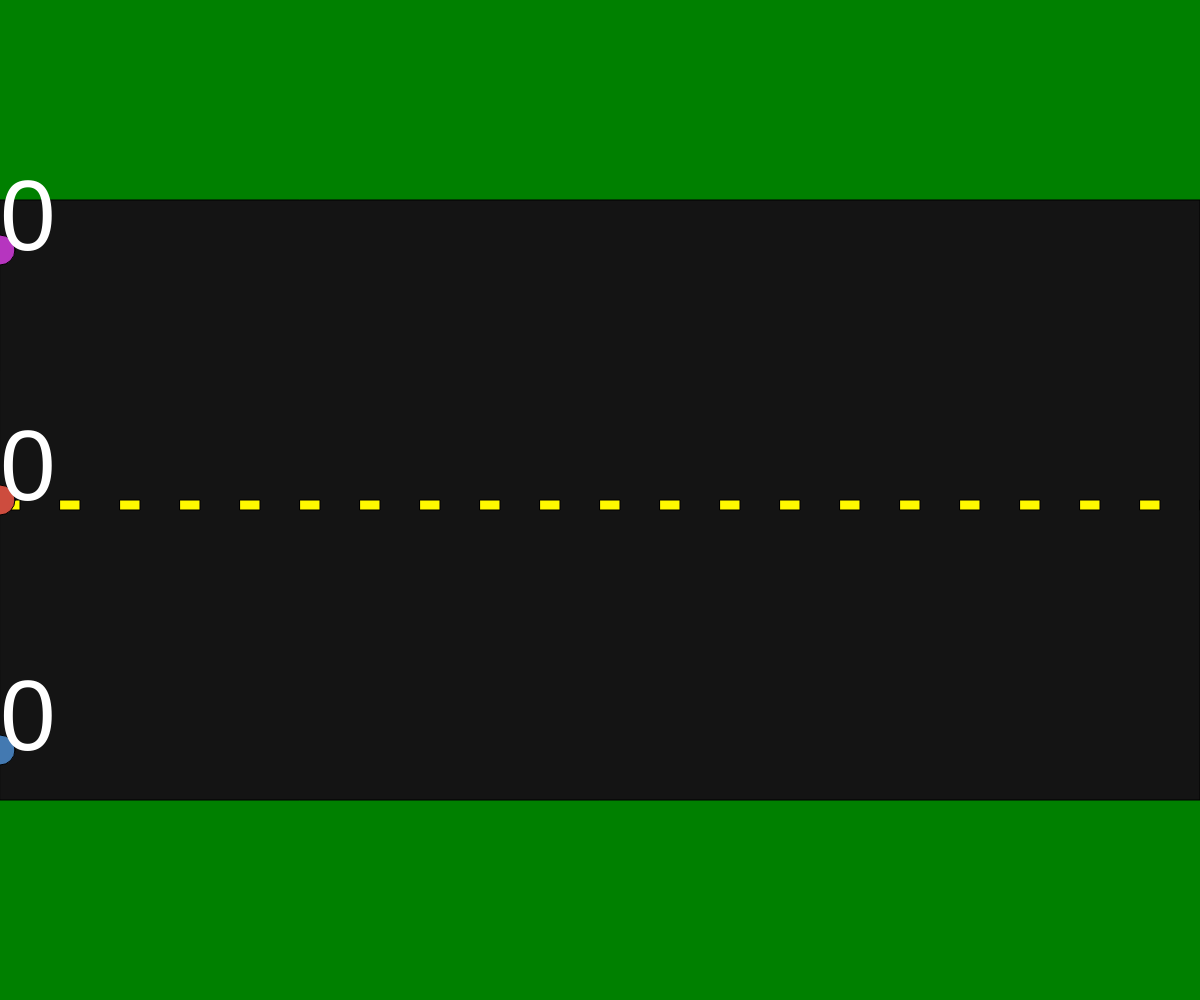
Frame 1 (no input)
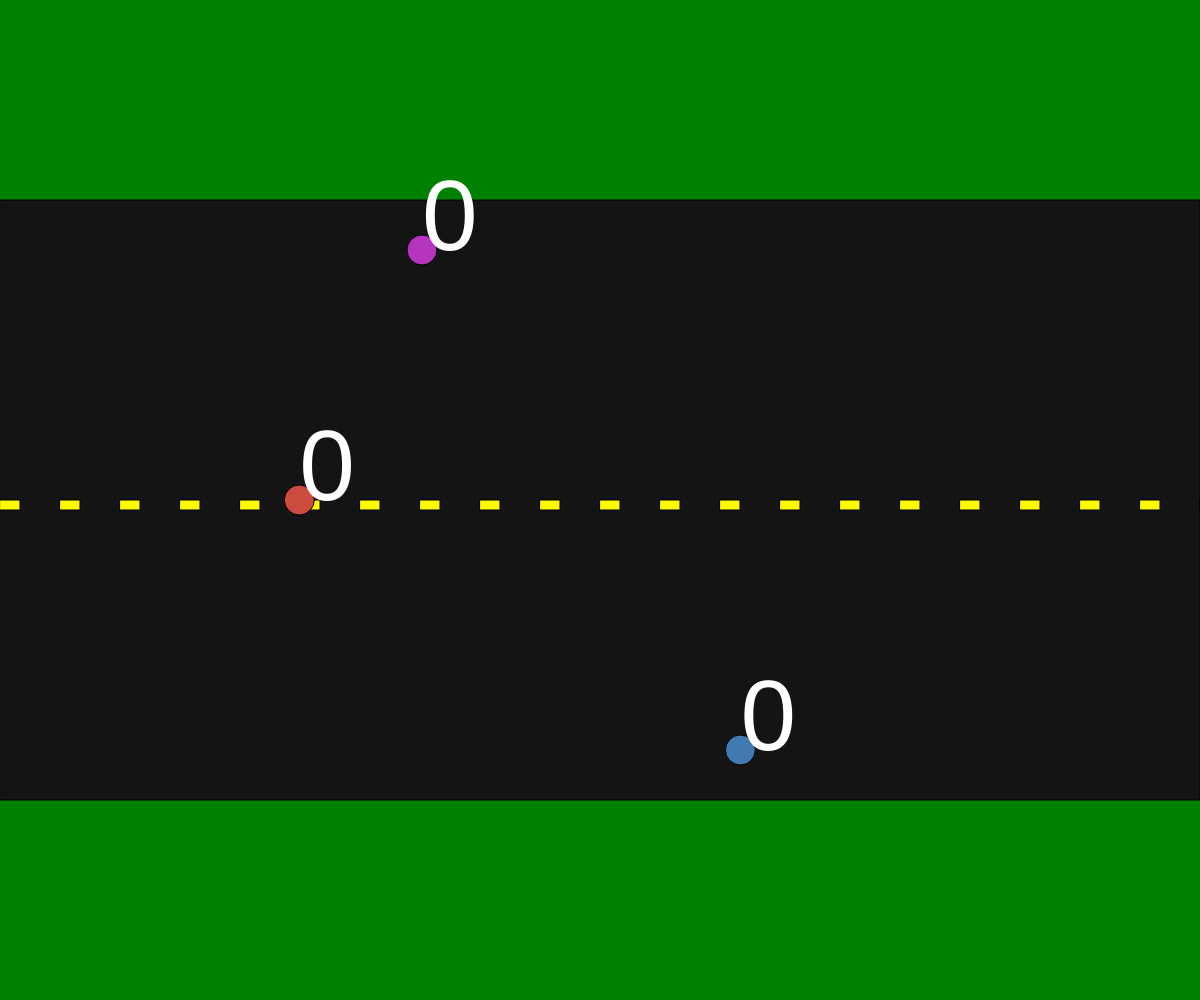
Frame 60 (no input)
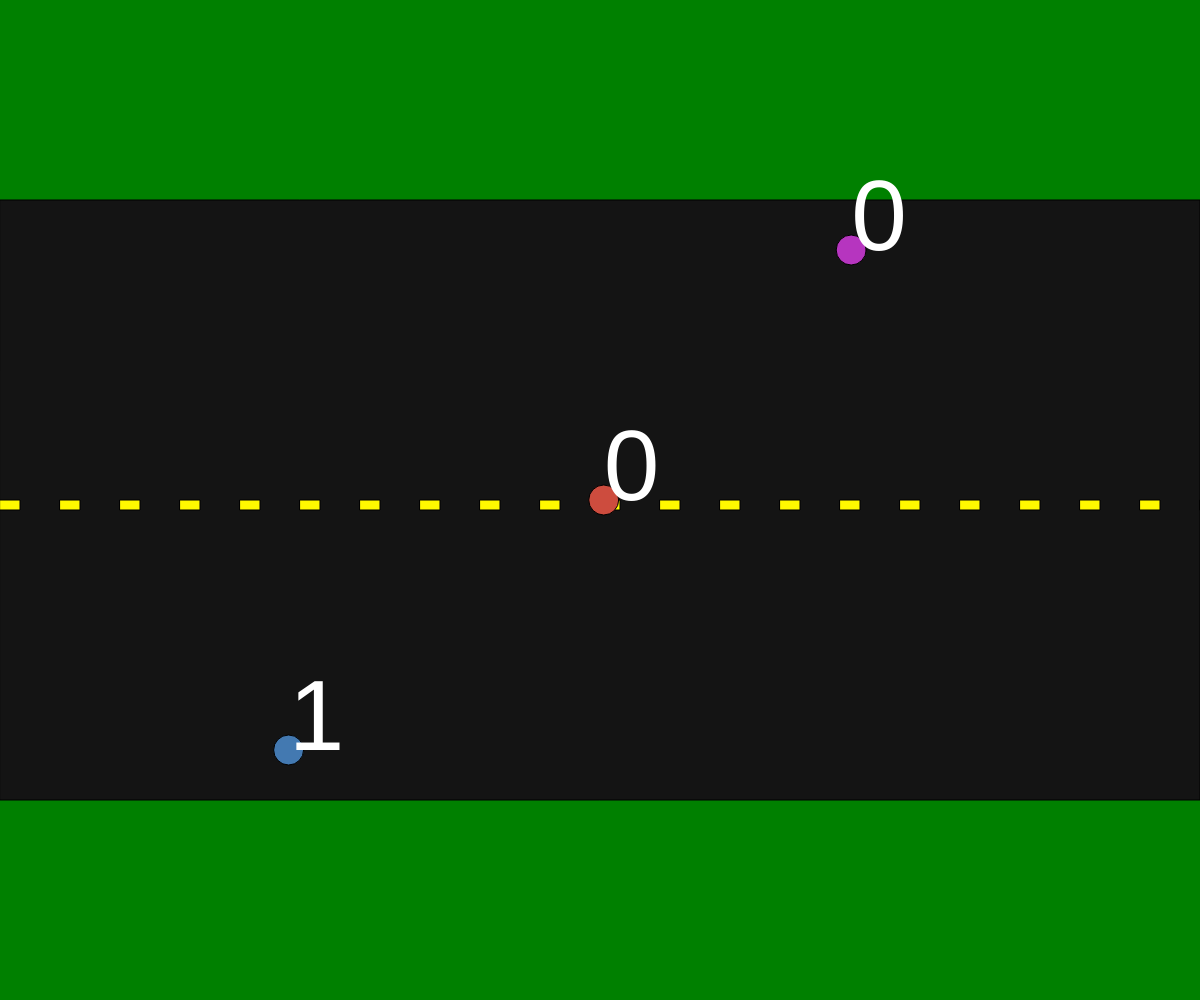
Frame 120 (the mouse pressed at the canvas centre since frame 60)

The p5.js sketch that drew these frames (run headless with seeded random() and noise() and a simulated clock; from frame 60 on, the mouse is pressed at the canvas centre):

// p5.js sketch
// ── sketch.js
// Project Title
// Your Name
// Date
//
// Extra for Experts:
// - describe what you did to take this project "above and beyond"

let racer1 ;
let racer2 ;
let racer3;


function setup() {
  createCanvas(windowWidth, windowHeight);
  racer1 = new RoundRacer(height*0.25, theColor = [random(0,255), random(0,255), random(0,255)]);
  racer2 = new RoundRacer(height*0.50, theColor = [random(0,255), random(0,255), random(0,255)]);
  racer3 = new RoundRacer(height*0.75, theColor = [random(0,255), random(0,255), random(0,255)]);
}

function draw() {
  background("green");
  fill(20, 20, 20);
  h = 20;
  rect(0, height*0.2, width, height*0.6);
  for(i = 0; i <= width; i += 60){
    fill(255, 250, 0);
    rect(i, height*0.5, h, 10);
  }

  racer1.display();
  racer1.move();
  racer2.display();
  racer2.move();
  racer3.display();
  racer3.move();
}


class RoundRacer{

  constructor(yPosition, theColor){
    this.yPos = yPosition;
    this.Acolor = theColor; 
    this.xPos = 0;
    this.xSpeed = random(3,15);
    this.hLaps = 0;
  }

  move(){
    this.xPos += this.xSpeed;
    if (this.xPos >= width){
      this.xPos = 0;
      this.hLaps += 1;
    }
  }

  display(){
    fill(this.Acolor[0], this.Acolor[1], this.Acolor[2]);
    circle(this.xPos, this.yPos, 30);
    fill(255, 255, 255);
    textSize(100);
    text(this.hLaps, this.xPos, this.yPos);
    
  }

}
